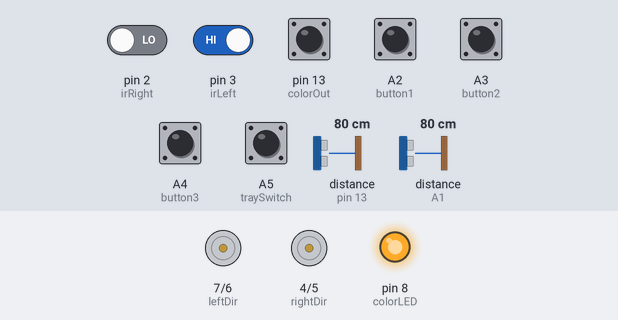
A sketch run on a simulated Arduino Uno, built with avr-gcc and run on an emulated ATmega328P. On the bench: direction and speed pins drawn as motors (green arrow = direction pin HIGH = forward, orange = LOW = backward, longer = more drive), output pins drawn as LEDs (lit = HIGH). Wiring (inferred from the names in the program): ultrasonic range finder: trigger A0; echo A1. Inputs (shaded band) come from the test bench; at power-on: A2 (button1), A3 (button2), A4 (button3), A5 (traySwitch), pin 3 (irLeft) HIGH, pin 2 (irRight), pin 13 (colorOut) LOW, distance to the obstacle (sensors on A1, pin 13) 80 cm. The echo pulse lasts 58.3 µs per cm; pins used as bus, display or sensor lines are not drawn; what the sketch prints to the serial monitor is not drawn.

Above: at 1.2 s.
1.3 s: A2 (button1) pulled LOW for 0.15 s
2.9 s: pin 2 (irRight) driven HIGH
At 5.4 s:
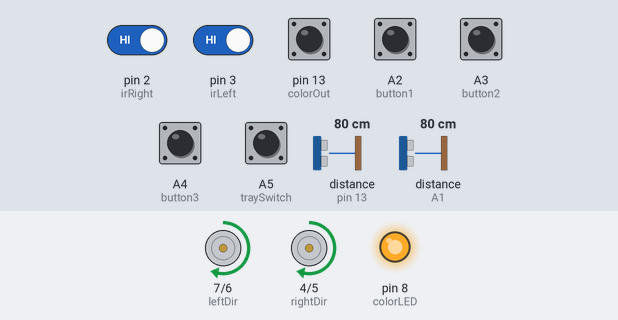
5.8 s: distance to the obstacle (sensor on A1) set to 7 cm
8.5 s: distance to the obstacle (sensor on A1) set to 4 cm
At 9.9 s:
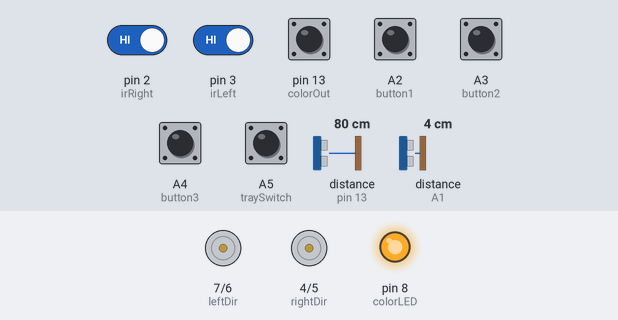
11.5 s: pin 2 (irRight) driven LOW
13.0 s: pin 13 (colorOut) pulsed HIGH 5 times (0.12 s each, 0.3 s apart)
Timing chart, 0 to 16.0 s (numbered marks = the images above; inputs shaded):
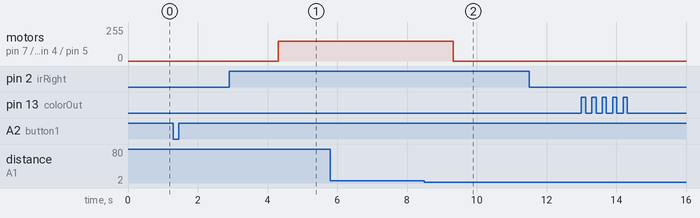

Measured:
- the behaviour switches between 6 and 5 cm on distance to the obstacle (sensor on A1) (found by bisection; images 1 and 2)
- after the input at 2.9 s, motor on pin 7 (leftDir) / pin 6 (leftPWM), motor on pin 4 (rightDir) / pin 5 (rightPWM): stopped → forward 150/255 after 1.4 s
- after the input at 5.8 s, every drawn part: stays the same
- after the input at 8.5 s, motor on pin 7 (leftDir) / pin 6 (leftPWM), motor on pin 4 (rightDir) / pin 5 (rightPWM): forward 150/255 → stopped after 0.82 s
- after the input at 11.5 s, every drawn part: stays the same

The sketch:

Robotics.ino
```cpp
// IR Sensors
const int irLeft = 3;
const int irRight = 2;

// Ultrasonic
const int trigPin = A0;
const int echoPin = A1;

// Motors
const int rightDir = 4;
const int rightPWM = 5;
const int leftPWM  = 6;
const int leftDir  = 7;

// Colour Sensor
const int S0 = 9, S1 = 10, S2 = 12, S3 = 11;
const int colorOut = 13, colorLED = 8;

// Buttons & Tray Switch
const int button1 = A2;
const int button2 = A3;
const int button3 = A4;
const int traySwitch = A5;

// === Variables ===
String targetTable = "";
bool orderReady = false;

// === Functions ===

// Motor control
void forward(int speed = 150) {
  digitalWrite(rightDir, HIGH);
  digitalWrite(leftDir, HIGH);
  analogWrite(rightPWM, speed);
  analogWrite(leftPWM, speed);
}

void stopMotors() {
  analogWrite(rightPWM, 0);
  analogWrite(leftPWM, 0);
}

// Ultrasonic distance
float getDistanceCM() {
  digitalWrite(trigPin, LOW);
  delayMicroseconds(2);
  digitalWrite(trigPin, HIGH);
  delayMicroseconds(10);
  digitalWrite(trigPin, LOW);

  long duration = pulseIn(echoPin, HIGH, 20000); // timeout
  float distance = duration * 0.034 / 2;
  return distance;
}

// Detect colour
String detectColor() {
  unsigned long r, g, b;

  // RED
  digitalWrite(S2, LOW);
  digitalWrite(S3, LOW);
  r = pulseIn(colorOut, LOW);

  // GREEN
  digitalWrite(S2, HIGH);
  digitalWrite(S3, HIGH);
  g = pulseIn(colorOut, LOW);

  // BLUE
  digitalWrite(S2, LOW);
  digitalWrite(S3, HIGH);
  b = pulseIn(colorOut, LOW);

  if (r < g && r < b) return "RED";
  if (g < r && g < b) return "GREEN";
  if (b < r && b < g) return "BLUE";
  return "UNKNOWN";
}

void setup() {
  Serial.begin(9600);

  pinMode(irLeft, INPUT);
  pinMode(irRight, INPUT);

  pinMode(trigPin, OUTPUT);
  pinMode(echoPin, INPUT);

  pinMode(rightDir, OUTPUT);
  pinMode(rightPWM, OUTPUT);
  pinMode(leftDir, OUTPUT);
  pinMode(leftPWM, OUTPUT);

  pinMode(S0, OUTPUT);
  pinMode(S1, OUTPUT);
  pinMode(S2, OUTPUT);
  pinMode(S3, OUTPUT);
  pinMode(colorOut, INPUT);
  pinMode(colorLED, OUTPUT);

  pinMode(button1, INPUT_PULLUP);
  pinMode(button2, INPUT_PULLUP);
  pinMode(button3, INPUT_PULLUP);
  pinMode(traySwitch, INPUT_PULLUP);


  digitalWrite(S0, HIGH);
  digitalWrite(S1, LOW);
  digitalWrite(colorLED, HIGH);

  stopMotors();
}


void loop() {
  // Kitchen buttons
  if (digitalRead(button1) == LOW) { targetTable = "RED"; orderReady = true; }
  if (digitalRead(button2) == LOW) { targetTable = "GREEN"; orderReady = true; }
  if (digitalRead(button3) == LOW) { targetTable = "BLUE"; orderReady = true; }


  if (orderReady) {
    if (digitalRead(traySwitch) == HIGH) forward();
    else stopMotors();
  }

  // IR obstacle detection
  if (digitalRead(irLeft) == LOW || digitalRead(irRight) == LOW) stopMotors();

  // Ultrasonic detection
  if (getDistanceCM() < 5) stopMotors();

  // Color table detection
  if (orderReady) {
    String currentColor = detectColor();
    if (currentColor == targetTable) {
      stopMotors();
      Serial.println("Place tray -> Switch ON to confirm");
      while (digitalRead(traySwitch) == LOW) delay(50);

      Serial.println("Tray placed -> Returning to kitchen");
      forward();
    }
  }
}
```
